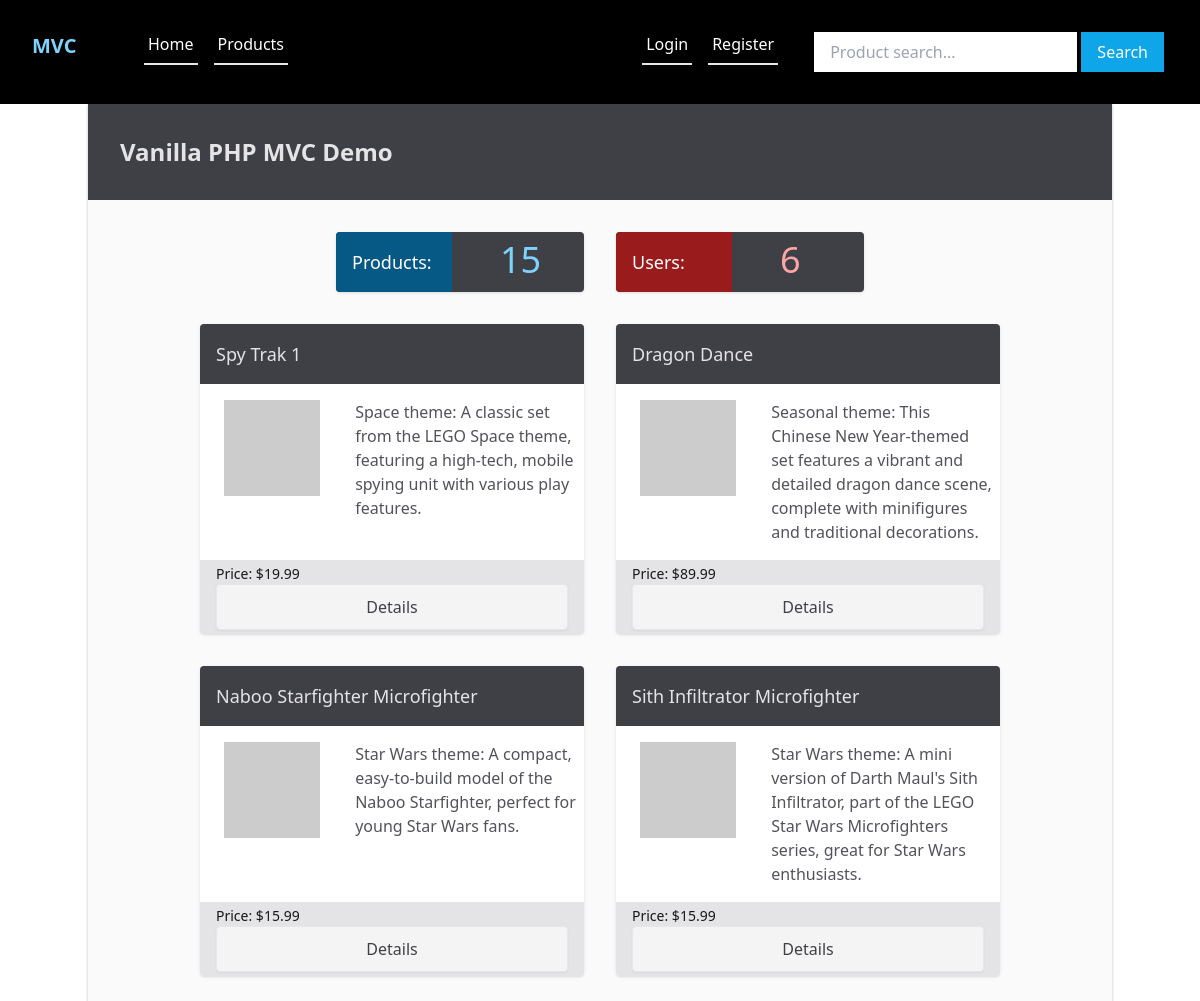
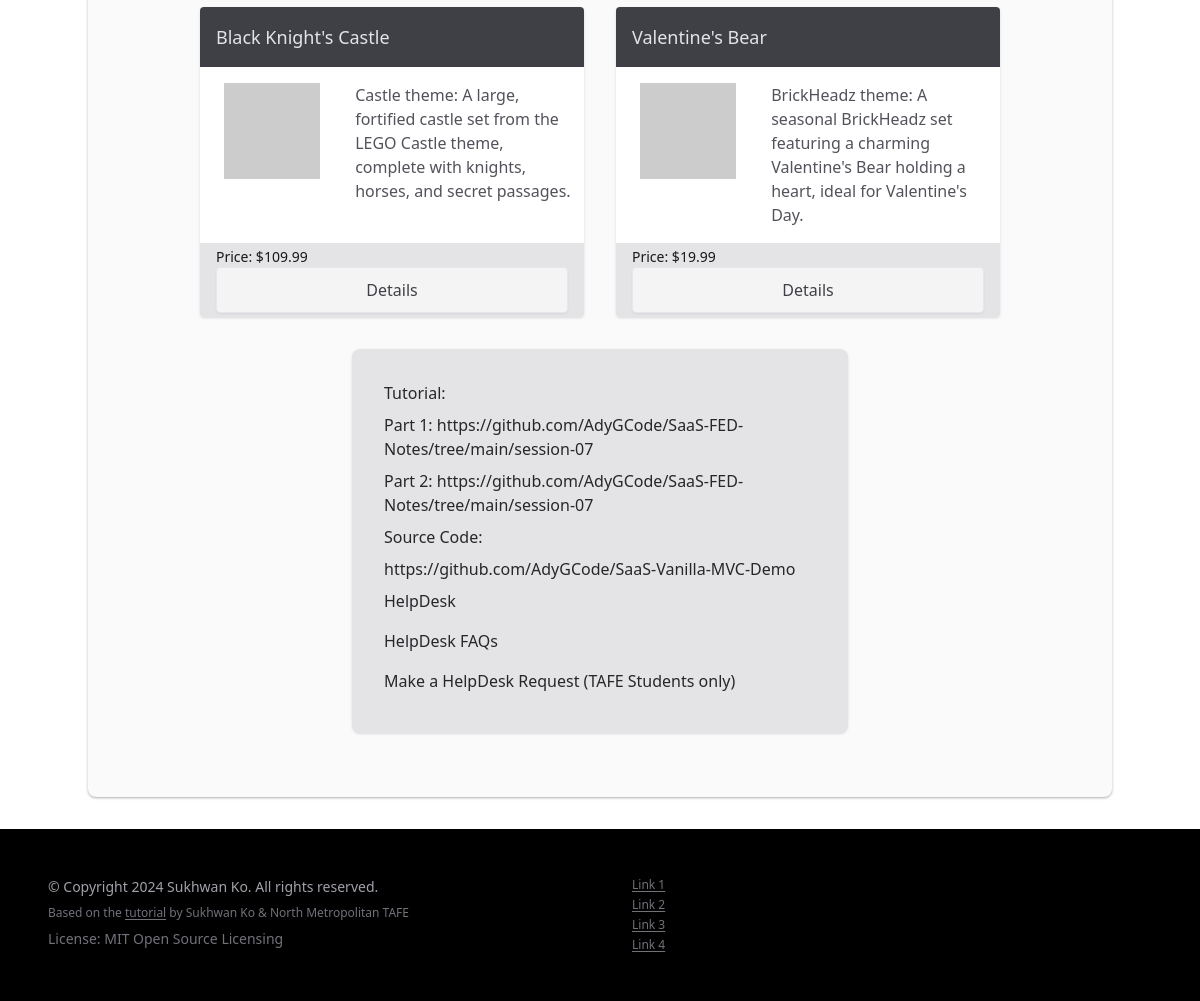
The page / on the database its author committed (2 pictures, top to bottom).
### tables this page shows
CREATE TABLE IF NOT EXISTS `products` (
	`id` BIGINT unsigned NOT NULL AUTO_INCREMENT,
	`user_id` bigint unsigned DEFAULT 10,
	`name` varchar(255) NOT NULL,
	`description` TEXT,
	`price` INT unsigned DEFAULT NULL,
	`created_at` TIMESTAMP NULL DEFAULT CURRENT_TIMESTAMP,
	PRIMARY KEY (`id`));

### App/Controllers/HomeController.php (called while the page is built, shortened)
<?php
class HomeController
{
  protected $db;
  public function __construct()
  {
    $config = require basePath('config/db.php');
    $this->db = new Database($config);
  }
  public function index()
  {
    $simpleRandomSixQuery = 'SELECT * FROM products ORDER BY RAND() LIMIT 0,6';
    $products = $this->db->query($simpleRandomSixQuery)
      ->fetchAll();
    $productCount = $this->db->query('SELECT count(id) as total FROM products ')
      ->fetch();
    $userCount = $this->db->query('SELECT count(id) as total FROM users')
      ->fetch();
    loadView('home', [
      'products' => $products,
      'productCount' => $productCount,
      'userCount' => $userCount,
    ]);
  }
}

### public/index.php (called while the page is built, shortened)
<?php
require '../helpers.php';
$router = new Router();
$uri = parse_url($_SERVER['REQUEST_URI'], PHP_URL_PATH);
$router->route($uri);

### Framework/Session.php (called while the page is built, shortened)
<?php
class Session
{
  public static function has(string $key): bool
  {
    return isset($_SESSION[$key]);
  }
}

### Framework/Middleware/Authorise.php (called while the page is built, shortened)
<?php
class Authorise
{
  public function isAuthenticated(): bool
  {
    return Session::has('user');
  }
}

### config/db.php (called while the page is built)
<?php
return [
  'host' => 'db',
  'port' => 3306,
  'dbname' => 'sk_saas_vanilla_mvc',
  'username' => 'sk_saas_vanilla_mvc',
  'password' => 'PasswordSecret'
];

### Framework/Database.php (called while the page is built, shortened)
<?php
class Database
{
  public $conn;
  public function __construct(array $config)
  {
    $host = $config['host'];
    $port = $config['port'];
    $dbName = $config['dbname'];
    $dsn = "mysql:host={$host};port={$port};dbname={$dbName}";
    $options = [
      PDO::ATTR_ERRMODE => PDO::ERRMODE_EXCEPTION,
      PDO::ATTR_DEFAULT_FETCH_MODE => PDO::FETCH_OBJ
    ];
    $userName = $config['username'];
    $userPass = $config['password'];
    try {
      $this->conn = new PDO($dsn, $userName, $userPass, $options);
    } catch (PDOException $e) {
      throw new Exception("Query failed to execute: {$e->getMessage()}");
    }
  }
  public function query(string $query, array $params = []): PDOStatement
  {
    try {
      $statement = $this->conn->prepare($query);
      $statement->execute();
      return $statement;
    } catch (PDOException $e) {
      throw new Exception("Query failed to execute: {$e->getMessage()}");
    }
  }
}

### App/views/home.view.php (the view, shortened to what this page needs)
<?php
loadPartial('header');
loadPartial('navigation');
?>
<main class="container mx-auto bg-zinc-50 py-8 px-4 shadow shadow-black/25 rounded-b-lg">
  <article>
    <header class="bg-zinc-700 text-zinc-200 -mx-4 -mt-8 p-8 text-2xl font-bold mb-8">
      <h1>Vanilla PHP MVC Demo</h1>
    </header>
    <section class="flex flex-row flex-wrap justify-center my-8 gap-8">
      <section class="w-1/4 bg-zinc-700 text-sky-300 shadow rounded p-2 flex flex-row">
        <h4 class="flex-0 w-1/2 -ml-2 mr-6 bg-sky-800 text-white text-lg p-4 -my-2 rounded-l">
          Products:
        </h4>
        <p class="grow text-4xl ml-6">
          <?= $productCount->total ?>
        </p>
      </section>
      <section class="w-1/4 bg-zinc-700 text-red-300 shadow rounded p-2 flex flex-row">
        <h4 class="flex-0 w-1/2 -ml-2 mr-6 bg-red-800 text-white text-lg p-4 -my-2 rounded-l">
          Users:
        </h4>
        <p class="grow text-4xl ml-6">
          <?= $userCount->total ?>
        </p>
      </section>
    </section>
    <section class="my-8 flex flex-wrap gap-8 justify-center">
      <?php
      foreach ($products as $product):
      ?>
        <article class="max-w-96 min-w-64 bg-white shadow rounded p-2 flex flex-col">
          <header class="-mx-2 bg-zinc-700 text-zinc-200 text-lg p-4 -mt-2 mb-4 rounded-t flex-0">
            <h4>
              <?= $product->name ?>
            </h4>
          </header>
          <section class="flex-grow grid grid-cols-5">
            <p class="ml-4 col-span-2">
              <img class="w-24 h-24 " src="https://dummyimage.com/200x200/a1a1aa/fff&text=Image+Here"
                alt="">
            </p>
            <p class="col-span-3 text-zinc-600"><?= $product->description ?></p>
          </section>
          <footer class="-mx-2 bg-zinc-200 text-zinc-900 text-sm px-4 py-1 mt-4 -mb-2 rounded-b flex-0">
            <p>Price: $<?= $product->price / 100 ?></p>
            <a href="/products/<?= $product->id ?>"
              class="block w-full text-center px-5 py-2.5 shadow-sm rounded border
                                  text-base font-medium text-zinc-700 bg-zinc-100 hover:bg-zinc-200">
              Details
            </a>
          </footer>
        </article>
      <?php
      endforeach
      ?>
    </section>
    <section class="mx-auto w-1/2 m-8 bg-zinc-200 text-zinc-800 p-8 rounded-lg shadow">
      <dl class="flex flex-col gap-2">
        <dt>Tutorial:</dt>
        <dd>Part 1:
          <a href="https://github.com/AdyGCode/SaaS-FED-Notes/tree/main/session-07">
            https://github.com/AdyGCode/SaaS-FED-Notes/tree/main/session-07
          </a>
        </dd>
        <dd>Part 2:
          <a href="https://github.com/AdyGCode/SaaS-FED-Notes/tree/main/session-07">
            https://github.com/AdyGCode/SaaS-FED-Notes/tree/main/session-07
          </a>
        </dd>
        <dt>Source Code:</dt>
        <dd>
          <a href="https://github.com/AdyGCode/SaaS-Vanilla-MVC-Demo">
            https://github.com/AdyGCode/SaaS-Vanilla-MVC-Demo
          </a>
        </dd>
        <dt>HelpDesk</dt>
        <dt>HelpDesk FAQs</dt>
        <dt>Make a HelpDesk Request (TAFE Students only)</dt>
      </dl>
    </section>
  </article>
</main>
<?php
loadPartial('footer');
?>

### Framework/Router.php (shortened to what this page needs)
<?php
class Router
{
  protected $routes = [];
  public function registerRoute(string $method, string $uri, string $action, array $middleware = []): void
  {
    list($controller, $controllerMethod) = explode('@', $action);
    $this->routes[] = [
      'method' => $method,
      'uri'    => $uri,
      'controller' => $controller,
      'controllerMethod' => $controllerMethod,
      'Middleware' => $middleware,
    ];
  }
  public function route(string $uri): void
  {
    $requestMethod = $_SERVER['REQUEST_METHOD'];
    foreach ($this->routes as $route) {
      $uriSegments = explode('/', trim($uri, '/'));
      $routeSegments = explode('/', trim($route['uri'], '/'));
      if (
        count($uriSegments) === count($routeSegments)
        && strtoupper($route['method'] === $requestMethod)
      ) {
        $params = [];
        $match = true;
        if ($match) {
          $controllerMethod = $route['controllerMethod'];
          $controllerInstance = new $controller();
          $controllerInstance->$controllerMethod($params);
          return;
        }
      }
    }
  }
}

### helpers.php (shortened to what this page needs)
<?php
function basePath(string $path = ''): string
{
  return __DIR__ . DIRECTORY_SEPARATOR . $path;
}
function loadView(string $name, $data = []): void
{
  $viewPath = basePath("App/views/{$name}.view.php");
  if (file_exists($viewPath)) {
    extract($data);
    require $viewPath;
  } else {
    echo "View '{$name} not found!";
  }
}
function loadPartial(string $name, $data = []): void
{
  $partialPath = basePath("App/views/partials/{$name}.view.php");
  if (file_exists($partialPath)) {
    extract($data);
    require $partialPath;
  } else {
    echo "Partial '{$name} not found!";
  }
}

### App/views/partials/header.view.php (shortened to what this page needs)
<!DOCTYPE html>
<html lang="en">
<head>
  <link rel="stylesheet" href="/assets/css/site.css">
</head>
<body class="bg-white flex flex-col h-screen justify-between">

### App/views/partials/navigation.view.php (shortened to what this page needs)
<?php
$authenticated = new Authorise();
?>
<header class="bg-black text-white p-4 flex-grow-0 flex flex-row align-middle content-center">
  <h1 class="flex-0 w-32 text-xl p-4 ">
    <a href="#"
      class="py-4 px-4 -mx-4 -my-4 font-bold rounded text-sky-300 hover:text-sky-700 hover:bg-sky-300
            transition ease-in-out duration-500">
      MVC
    </a>
  </h1>
  <nav class="flex flex-row gap-4 py-4 flex-grow">
    <p><a href="/"
        class="pb-2 px-1 text-text-zinc-700-200 hover:text-sky-300
              border-0 border-b-2 hover:border-b-sky-500
              transition ease-in-out duration-500">
        Home
      </a></p>
    <p><a href="/products"
        class="pb-2 px-1 text-text-zinc-700-200 hover:text-sky-300
              border-0 border-b-2 hover:border-b-sky-500
              transition ease-in-out duration-500">
        Products
      </a></p>
    <div class="flex-grow"></div>
    <?php if ($authenticated->isAuthenticated()): ?>
      <form method="POST" action="/auth/logout" class="">
        <button class="pb-2 px-1 text-text-zinc-700-200 hover:text-sky-300
                      border-0 border-b-2 hover:border-b-sky-500
                      transition ease-in-out duration-500">
          <i class="fa fa-search"></i> Logout
        </button>
      </form>
    <?php else: ?>
      <p><a href="/auth/login"
          class="pb-2 px-1 text-text-zinc-700-200 hover:text-sky-300
                border-0 border-b-2 hover:border-b-sky-500
                transition ease-in-out duration-500">
          Login
        </a></p>
      <p><a href="/auth/register"
          class="pb-2 px-1 text-text-zinc-700-200 hover:text-sky-300
                border-0 border-b-2 hover:border-b-sky-500
                transition ease-in-out duration-500">
          Register
        </a></p>
    <?php endif; ?>
    <form method="GET" action="/products/search" class="block mx-5">
      <input type="text" name="keywords" placeholder="Product search..."
        class="w-full md:w-auto px-4 py-2 focus:outline-none" />
      <button class="w-full md:w-auto
                    bg-sky-500 hover:bg-sky-600
                    text-white
                    px-4 py-2
                    focus:outline-none transition ease-in-out duration-500">
        <i class="fa fa-search"></i> Search
      </button>
    </form>
  </nav>
</header>

### App/views/partials/footer.view.php (shortened to what this page needs)
<footer class="bg-black text-zinc-500 p-4 mt-8 flex flex-wrap flex-row text-sm">
  <section class="w-1/2 p-8 flex flex-col gap-2">
    <p class="text-zinc-400">&copy; Copyright 2024 Sukhwan Ko. All rights reserved.</p>
    <p class="text-xs">
      Based on the <a href="https://github.com/20111176/SK-Saas-Vanilla-MVC"
        class="text-zinc-500 hover:text-white underline underline-offset-2">tutorial</a>
      by <a href="https://yacmov.github.io"
        class="text-zinc-500 hover:text-white">Sukhwan Ko</a> &
      <a href="https://adygcode.github.io"
        class="text-zinc-500 hover:text-red-700">North Metropolitan TAFE</a>
    </p>
    <p>License: MIT Open Source Licensing</p>
  </section>
  <section class="w-1/2 p-8 text-xs">
    <ul class=" flex flex-col gap-1">
      <li><a href="#" class="text-zinc-500 hover:text-white underline underline-offset-2">Link 1</a></li>
      <li><a href="#" class="text-zinc-500 hover:text-white underline underline-offset-2">Link 2</a></li>
      <li><a href="#" class="text-zinc-500 hover:text-white underline underline-offset-2">Link 3</a></li>
      <li><a href="#" class="text-zinc-500 hover:text-white underline underline-offset-2">Link 4</a></li>
    </ul>
  </section>
</footer>
</body>
</html>

### rows shown on the page
products: name "Spy Trak 1", description "Space theme: A classic set from the LEGO Space theme, featuring a high-tech, mobile spying unit with various play features.", $product->price/100 "19.99"
products: name "Dragon Dance", description "Seasonal theme: This Chinese New Year-themed set features a vibrant and detailed dragon dance scene, complete with minifigures and traditional decorations.", $product->price/100 "89.99"
products: name "Naboo Starfighter Microfighter", description "Star Wars theme: A compact, easy-to-build model of the Naboo Starfighter, perfect for young Star Wars fans.", $product->price/100 "15.99"
products: name "Sith Infiltrator Microfighter", description "Star Wars theme: A mini version of Darth Maul's Sith Infiltrator, part of the LEGO Star Wars Microfighters series, great for Star Wars enthusiasts.", $product->price/100 "15.99"
products: name "Black Knight's Castle", description "Castle theme: A large, fortified castle set from the LEGO Castle theme, complete with knights, horses, and secret passages.", $product->price/100 "109.99"
products: name "Valentine's Bear", description "BrickHeadz theme: A seasonal BrickHeadz set featuring a charming Valentine's Bear holding a heart, ideal for Valentine's Day.", $product->price/100 "19.99"

### other values the page prints
$productCount->total "15"
$userCount->total "6"
